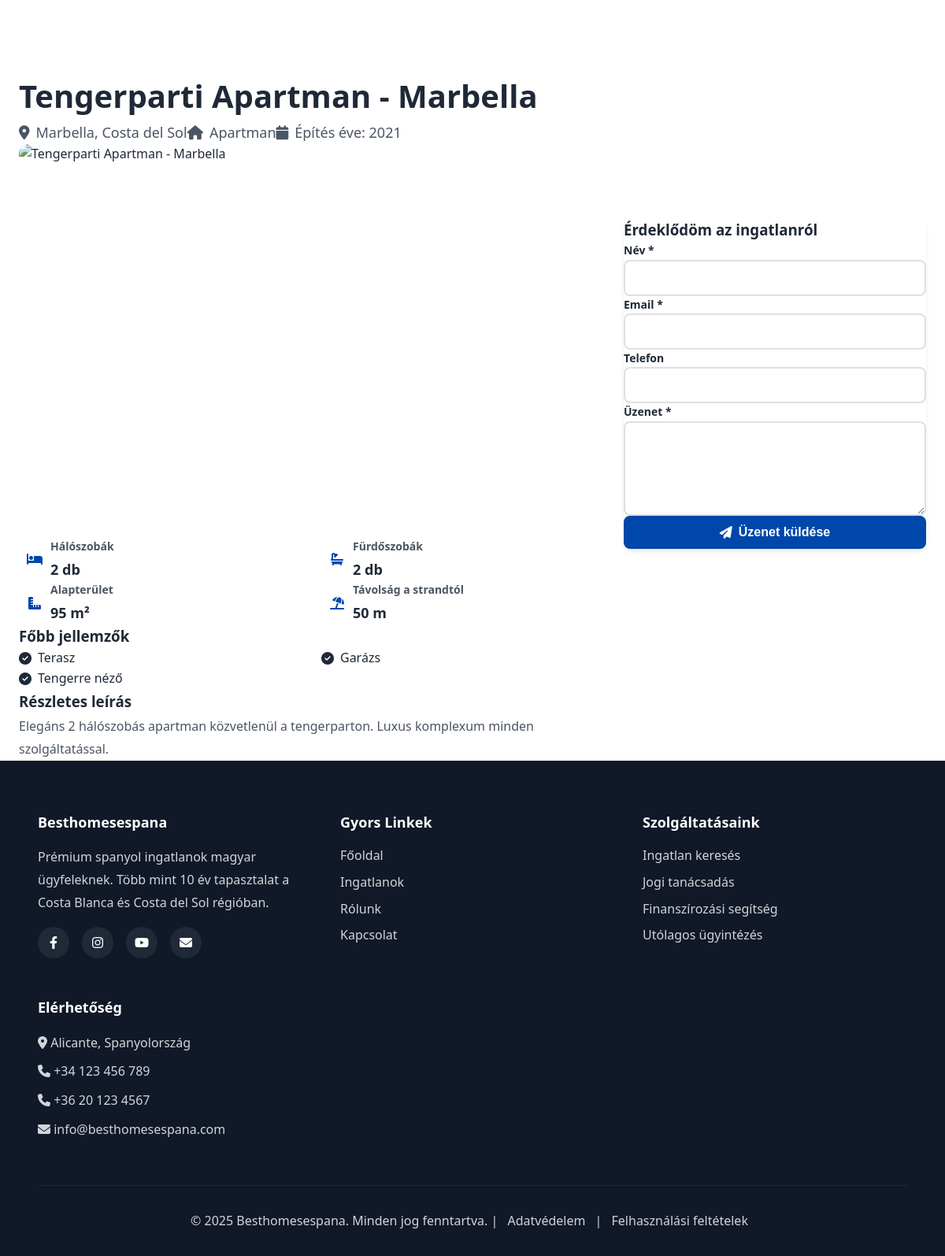
Page /public/property.php?id=4 on the committed database.
### tables this page shows
CREATE TABLE IF NOT EXISTS properties (
    id INT AUTO_INCREMENT PRIMARY KEY,
    title VARCHAR(255) NOT NULL,
    slug VARCHAR(255) NOT NULL UNIQUE,
    description TEXT NOT NULL,
    property_type_id INT NOT NULL,
    location_id INT NOT NULL,

     
    price DECIMAL(12,2) NOT NULL,
    currency VARCHAR(3) DEFAULT 'EUR',
    area_sqm INT NOT NULL COMMENT 'Area in square meters',
    plot_size_sqm INT DEFAULT NULL COMMENT 'Plot size for villas/houses',

     
    bedrooms INT NOT NULL,
    bathrooms INT NOT NULL,
    built_year INT DEFAULT NULL,

     
    has_pool BOOLEAN DEFAULT FALSE,
    has_garden BOOLEAN DEFAULT FALSE,
    has_terrace BOOLEAN DEFAULT FALSE,
    has_garage BOOLEAN DEFAULT FALSE,
    has_sea_view BOOLEAN DEFAULT FALSE,
    distance_to_beach_m INT DEFAULT NULL COMMENT 'Distance to beach in meters',

     
    main_image VARCHAR(255) DEFAULT NULL,
    images TEXT DEFAULT NULL COMMENT 'JSON array of image URLs',

     
    is_featured BOOLEAN DEFAULT FALSE,
    is_active BOOLEAN DEFAULT TRUE,
    status ENUM('available', 'reserved', 'sold') DEFAULT 'available',

     
    meta_title VARCHAR(255) DEFAULT NULL,
    meta_description TEXT DEFAULT NULL,

     
    created_at TIMESTAMP DEFAULT CURRENT_TIMESTAMP,
    updated_at TIMESTAMP DEFAULT CURRENT_TIMESTAMP ON UPDATE CURRENT_TIMESTAMP,

    FOREIGN KEY (property_type_id) REFERENCES property_types(id) ON DELETE RESTRICT,
    FOREIGN KEY (location_id) REFERENCES locations(id) ON DELETE RESTRICT,
    INDEX idx_price (price),
    INDEX idx_location (location_id),
    INDEX idx_featured (is_featured),
    INDEX idx_active (is_active)
);

CREATE TABLE IF NOT EXISTS locations (
    id INT AUTO_INCREMENT PRIMARY KEY,
    city VARCHAR(100) NOT NULL,
    region VARCHAR(100) NOT NULL COMMENT 'e.g., Costa Blanca, Costa del Sol',
    province VARCHAR(100) NOT NULL,
    created_at TIMESTAMP DEFAULT CURRENT_TIMESTAMP
);

CREATE TABLE IF NOT EXISTS property_types (
    id INT AUTO_INCREMENT PRIMARY KEY,
    name VARCHAR(50) NOT NULL,
    name_hu VARCHAR(50) NOT NULL COMMENT 'Hungarian translation',
    created_at TIMESTAMP DEFAULT CURRENT_TIMESTAMP
);

### config/config.php (called while the page is built, shortened)
<?php
function e(?string $string): string {
    return htmlspecialchars($string ?? '', ENT_QUOTES, 'UTF-8');
}
function formatArea(int $area): string {
    return number_format($area, 0, ',', ' ') . ' m²';
}

### public/property.php (the view, shortened to what this page needs)
<?php
require_once __DIR__ . '/../config/config.php';
$propertyId = isset($_GET['id']) ? (int)$_GET['id'] : 0;
try {
    $pdo = getPDO();
    $stmt = $pdo->prepare("
        SELECT
            p.*,
            pt.name_hu as property_type_name,
            l.city,
            l.region,
            l.province
        FROM properties p
        LEFT JOIN property_types pt ON p.property_type_id = pt.id
        LEFT JOIN locations l ON p.location_id = l.id
        WHERE p.id = ? AND p.is_active = 1
    ");
    $stmt->execute([$propertyId]);
    $property = $stmt->fetch();
} catch (PDOException $e) {
    error_log('Database error: ' . $e->getMessage());
    redirect('/properties.php');
}
include __DIR__ . '/partials/header.php';
?>
<article class="property-detail">
    <div class="container">
        <div class="property-header">
            <h1><?= e($property['title']) ?></h1>
            <div class="property-meta">
                <span class="property-meta-item">
                    <i class="fas fa-map-marker-alt"></i>
                    <?= e($property['city']) ?>, <?= e($property['region']) ?>
                </span>
                <span class="property-meta-item">
                    <i class="fas fa-home"></i>
                    <?= e($property['property_type_name']) ?>
                </span>
                <?php if ($property['built_year']): ?>
                    <span class="property-meta-item">
                        <i class="fas fa-calendar"></i>
                        Építés éve: <?= e($property['built_year']) ?>
                    </span>
                <?php endif; ?>
            </div>
        </div>
        <div class="property-main">
            <div class="property-content">
                <div class="property-gallery">
                    <?php
                    $imageSrc = $property['main_image'] ?? '/assets/images/properties/default.jpg';
                    if (strpos($imageSrc, 'http') === false && !file_exists(__DIR__ . $imageSrc)) {
                        $imageSrc = 'https://images.unsplash.com/photo-1613490493576-7fde63acd811?w=1200';
                    }
                    ?>
                    <img src="<?= e($imageSrc) ?>" alt="<?= e($property['title']) ?>" class="property-main-image">
                </div>
                <div class="property-details-grid">
                    <div class="detail-item">
                        <div class="detail-icon">
                            <i class="fas fa-bed"></i>
                        </div>
                        <div class="detail-content">
                            <h4>Hálószobák</h4>
                            <p><?= $property['bedrooms'] ?> db</p>
                        </div>
                    </div>
                    <div class="detail-item">
                        <div class="detail-icon">
                            <i class="fas fa-bath"></i>
                        </div>
                        <div class="detail-content">
                            <h4>Fürdőszobák</h4>
                            <p><?= $property['bathrooms'] ?> db</p>
                        </div>
                    </div>
                    <div class="detail-item">
                        <div class="detail-icon">
                            <i class="fas fa-ruler-combined"></i>
                        </div>
                        <div class="detail-content">
                            <h4>Alapterület</h4>
                            <p><?= formatArea($property['area_sqm']) ?></p>
                        </div>
                    </div>
                    <?php if ($property['distance_to_beach_m']): ?>
                        <div class="detail-item">
                            <div class="detail-icon">
                                <i class="fas fa-umbrella-beach"></i>
                            </div>
                            <div class="detail-content">
                                <h4>Távolság a strandtól</h4>
                                <p><?= number_format($property['distance_to_beach_m'], 0, ',', ' ') ?> m</p>
                            </div>
                        </div>
                    <?php endif; ?>
                </div>
                <?php
                $features = [];
                if ($property['has_terrace']) $features[] = ['icon' => 'home', 'text' => 'Terasz'];
                if ($property['has_garage']) $features[] = ['icon' => 'car', 'text' => 'Garázs'];
                if ($property['has_sea_view']) $features[] = ['icon' => 'water', 'text' => 'Tengerre néző'];
                if (!empty($features)):
                ?>
                    <h3>Főbb jellemzők</h3>
                    <div class="features-list">
                        <?php foreach ($features as $feature): ?>
                            <div class="feature-item">
                                <i class="fas fa-check-circle"></i>
                                <span><?= $feature['text'] ?></span>
                            </div>
                        <?php endforeach; ?>
                    </div>
                <?php endif; ?>
                <div class="property-description">
                    <h3>Részletes leírás</h3>
                    <?= $property['description'] ?>
                </div>
            </div>
            <aside class="property-sidebar">
                <div class="price-box">
                    <div class="price-label">Ár</div>
                    <div class="price-value"><?= formatPrice($property['price'], $property['currency']) ?></div>
                </div>
                <div class="inquiry-form">
                    <h3>Érdeklődöm az ingatlanról</h3>
                    <form method="POST">
                        <div class="form-group">
                            <label for="name">Név *</label>
                            <input type="text" id="name" name="name" required
                                   value="<?= e($_POST['name'] ?? '') ?>">
                        </div>
                        <div class="form-group">
                            <label for="email">Email *</label>
                            <input type="email" id="email" name="email" required
                                   value="<?= e($_POST['email'] ?? '') ?>">
                        </div>
                        <div class="form-group">
                            <label for="phone">Telefon</label>
                            <input type="tel" id="phone" name="phone"
                                   value="<?= e($_POST['phone'] ?? '') ?>">
                        </div>
                        <div class="form-group">
                            <label for="message">Üzenet *</label>
                            <textarea id="message" name="message" required><?= e($_POST['message'] ?? '') ?></textarea>
                        </div>
                        <button type="submit" name="submit_inquiry" class="btn btn-primary btn-block">
                            <i class="fas fa-paper-plane"></i> Üzenet küldése
                        </button>
                    </form>
                </div>
            </aside>
        </div>
    </div>
</article>
<?php include __DIR__ . '/partials/footer.php'; ?>

### assets/css/style.css (style rules this page uses)
:root { --primary-blue: #0047ab; --primary-blue-dark: #003380; --primary-blue-light: #0078d7; --accent-gold: #d4af37; --accent-gold-dark: #b8952e; --white: #ffffff; --gray-50: #f9fafb; --gray-100: #f3f4f6; --gray-200: #e5e7eb; --gray-300: #d1d5db; --gray-400: #9ca3af; --gray-500: #6b7280; --gray-600: #4b5563; --gray-700: #374151; --gray-800: #1f2937; --gray-900: #111827; --text-dark: #1f2937; --text-medium: #4b5563; --text-light: #6b7280; --success: #10b981; --warning: #f59e0b; --error: #ef4444; --container-max-width: 1200px; --section-padding: 5rem 1.5rem; --section-padding-mobile: 3rem 1.5rem; --shadow-sm: 0 1px 2px 0 rgb(0 0 0 / 0.05); --shadow-md: 0 4px 6px -1px rgb(0 0 0 / 0.1); --shadow-lg: 0 10px 15px -3px rgb(0 0 0 / 0.1); --shadow-xl: 0 20px 25px -5px rgb(0 0 0 / 0.1); --transition-fast: all 0.2s ease; --transition-normal: all 0.3s ease; --transition-slow: all 0.5s ease; --radius-sm: 0.25rem; --radius-md: 0.5rem; --radius-lg: 0.75rem; --radius-xl: 1rem; }
*, *::before, *::after { box-sizing: border-box; margin: 0; padding: 0; }
html { font-size: 16px; scroll-behavior: smooth; }
body { font-family: 'Segoe UI', Tahoma, Geneva, Verdana, sans-serif; line-height: 1.6; color: var(--text-dark); background-color: var(--white); -webkit-font-smoothing: antialiased; -moz-osx-font-smoothing: grayscale; }
img { max-width: 100%; height: auto; display: block; }
.container { max-width: var(--container-max-width); margin: 0 auto; padding: 0 1.5rem; }
.btn { display: inline-flex; align-items: center; gap: 0.5rem; padding: 0.75rem 1.5rem; border: none; border-radius: var(--radius-md); font-size: 1rem; font-weight: 600; cursor: pointer; transition: var(--transition-fast); text-decoration: none; }
.btn-primary { background: var(--primary-blue); color: var(--white); }
.btn-block { width: 100%; justify-content: center; }
.feature-item { display: flex; gap: 1rem; align-items: flex-start; }
.form-group { display: flex; flex-direction: column; }
.form-group label { font-size: 0.875rem; font-weight: 600; color: var(--text-dark); margin-bottom: 0.5rem; }

### rows in the picture
properties: title "Tengerparti Apartman - Marbella", location.city "Marbella", location.region "Costa del Sol", property_type.name_hu "Apartman", built_year "2021", bedrooms "2", bathrooms "2", area_sqm "95 m²", distance_to_beach_m "50", description "Elegáns 2 hálószobás apartman közvetlenül a tengerparton. Luxus komplexum minden szolgáltatással."

### other values in the picture
$feature['text'] "Terasz"
$feature['text'] "Garázs"
$feature['text'] "Tengerre néző"
ADMIN_EMAIL "info@besthomesespana.com"
